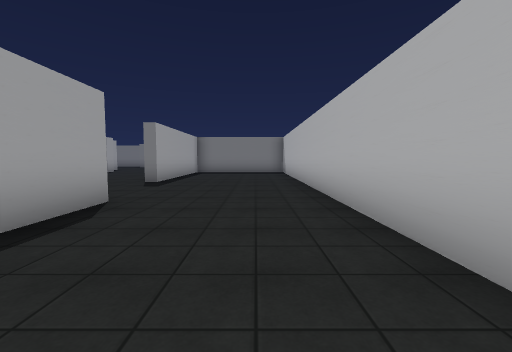
view 1 (above)

24 first-person views from a walk through a scene from a Unity 3-D project. The camera is 1.4 m above the floor, tilts 4° down and sees 90° across. The floor is counted in squares, 2 m on a side. Each view is taken from the middle of a square. On the plan, view 1 faces up. The plan holds only what a view shows up to about 9 squares ahead; the rest is blank. The place goes on beyond the plan. Some surface patterns are stand-ins.

view 2
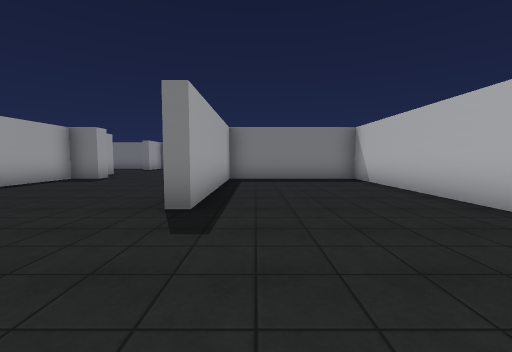

view 3
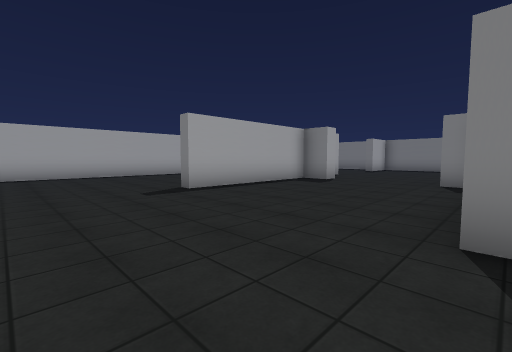

view 4
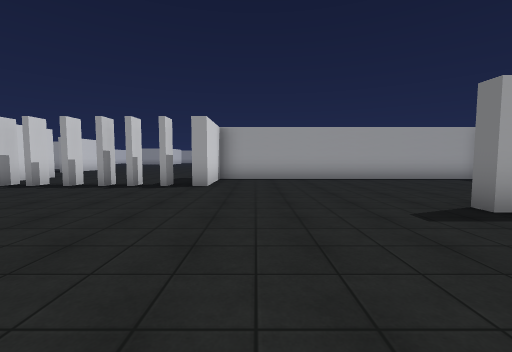

view 5
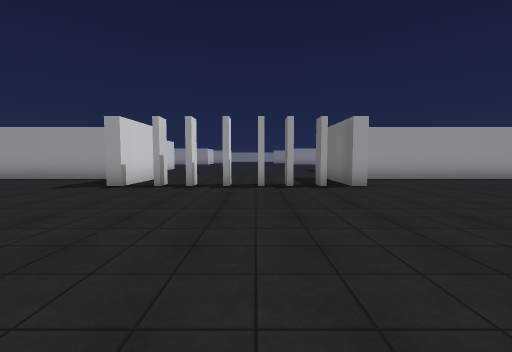

view 6
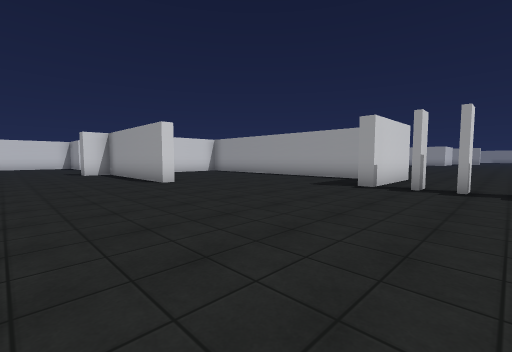

view 7
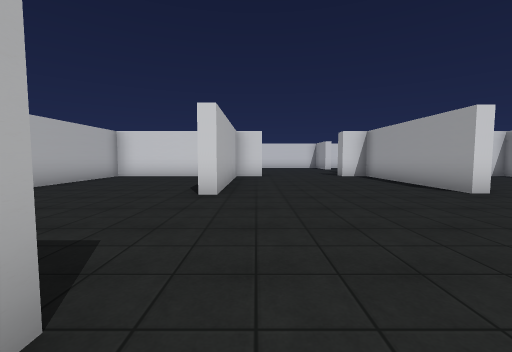

view 8
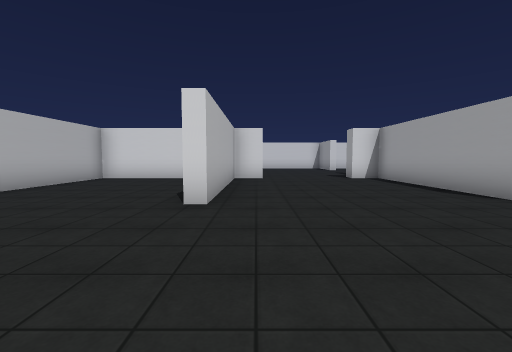

view 9
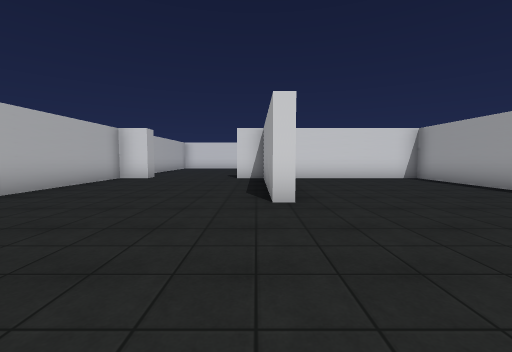

view 10
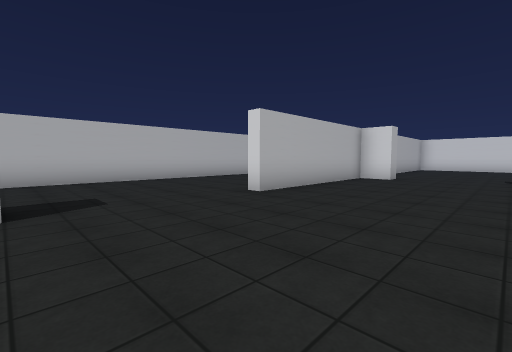

view 11
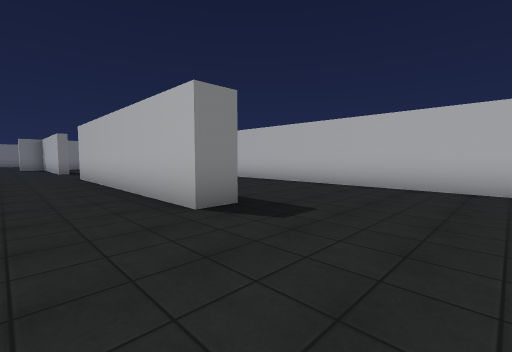

view 12
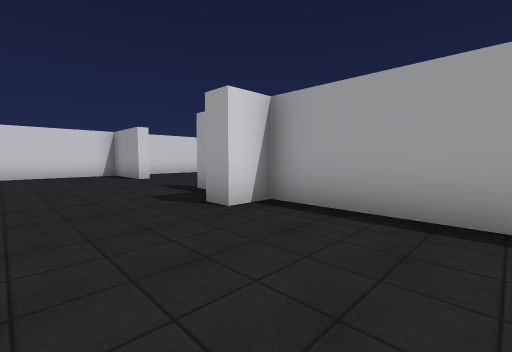

view 13
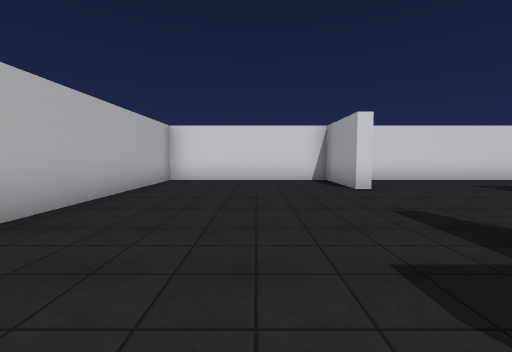

view 14
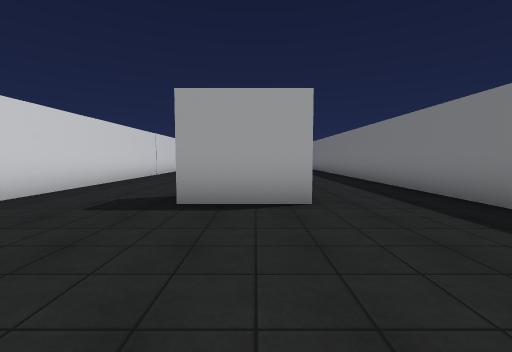

view 15
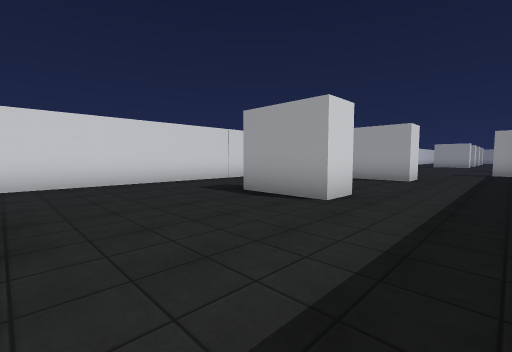

view 16
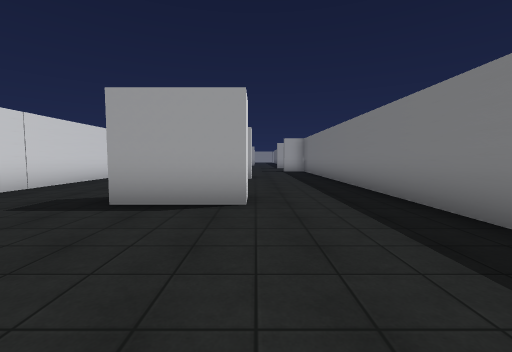

view 17
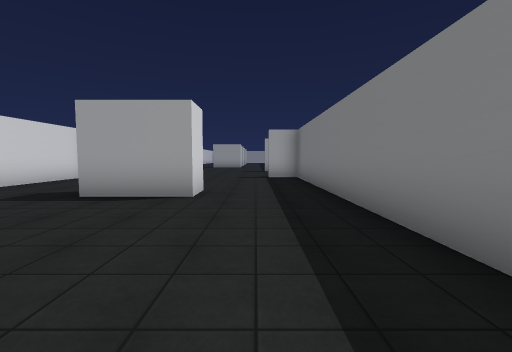

view 18
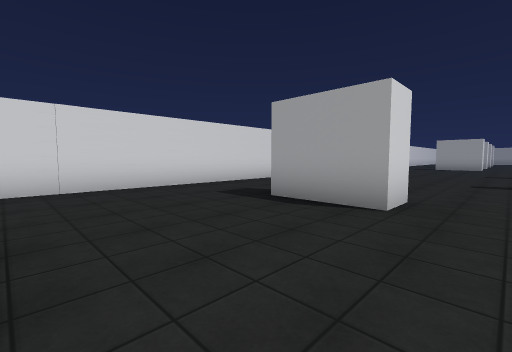

view 19
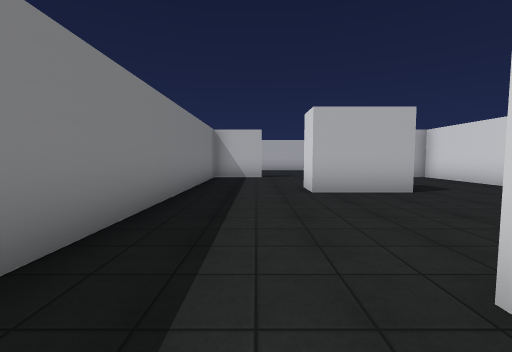

view 20
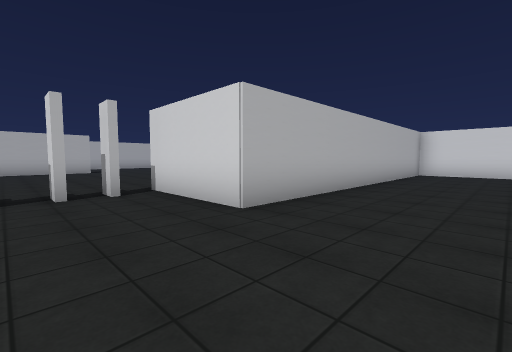

view 21
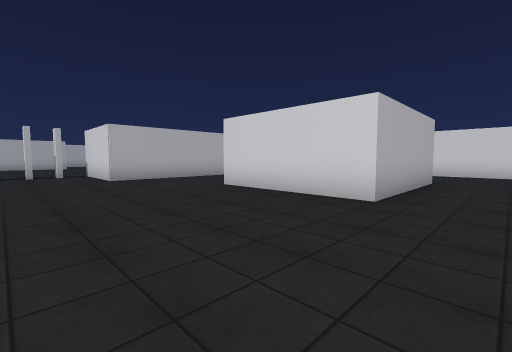

view 22
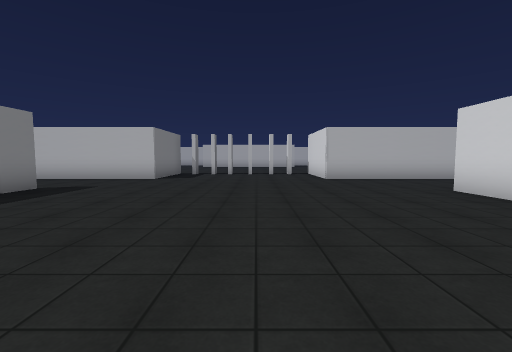

view 23
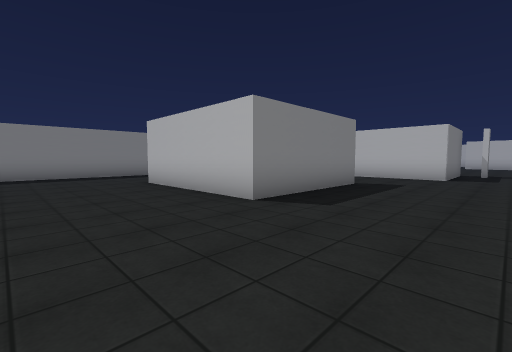

view 24
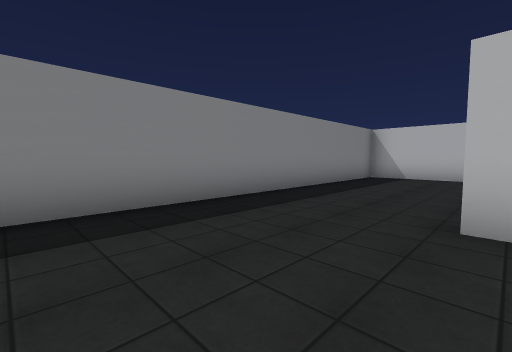

### Floor plan
Points are (right, up) in squares from view 1. A wall is a line through its corners. A room is listed if a view was taken in it or the views show most of it. See-through windows are left out.
Room 1 (views 1, 2, 3, 4, 5, 6, 7, 8, 9, 10, 11, 12, 13, 14, 20, 21, 22, 23, 24)
walls: (-12, -0.6) (-11.2, -0.6); (-12, -1.4) (-11.4, -1.4); (-11.4, 2.6) (-11.9, 2.6); (-12, 2.8) (-11.2, 2.8); (-13.6, -3.6) (-13.6, -11.9) (-9.4, -11.9); (-8.8, -6.9) (-8.3, -6.9); (-8.8, -7) (-8.3, -7) (-8.3, -11.9) (-7.3, -11.9) (-7.3, -12.5); (-17.1, 5) (-21, 5) (-21, 9.4); (-2.4, -3) (-3.3, -3) (-3.3, 4.1); (-2.4, 4.1) (-2.4, 2.2); (-14.4, 9.9) (-14.4, 12.1); (-14.4, -10.1) (-14.4, -2.4) (-11.4, -2.4) (-11.4, -2.8); (-13.6, 12.4) (-13.6, 3.8) (-11.4, 3.8) (-11.4, 3.4) (-14.4, 3.4) (-14.4, 7.5); (-14.9, 12.6) (-24.1, 12.6); (-17.1, -11.9) (-16.1, -11.9); (-21.5, -8.5) (-21.5, -4.2) (-17.5, -4.2); (-7.3, 13.2) (-7.3, 12.6) (-8.3, 12.6) (-8.3, 8); (-8.3, -13.8) (-8.3, -14.2); (-4.2, -12.5) (-4.2, -11.9) (-3.3, -11.9) (-3.3, -6.9) (-2.9, -6.9); (-3.8, 12.6) (-4.2, 12.6); (-11.9, -15.1) (-11.9, -17.2); (-1.5, -11.9) (1.3, -11.9) (1.3, 12.6) (-2.9, 12.6) (-2.9, 7.5) (-3.4, 7.5); (-23.1, -11.9) (-22.1, -11.9); (-8.8, -17.8) (-8.3, -17.8) (-8.3, -20.2) (-3.3, -20.2) (-3.3, -14.6)
ways out: opening at (-10.5, -16) to room 2
Room 2 (views 15, 16, 17, 18, 19)
walls: (-17.8, -15.1) (-16.8, -15.1) (-16.8, -17.2); (-22.6, -15.1) (-21.6, -15.1) (-21.6, -17.2); (-12.8, -17.2) (-12.8, -15.1) (-11.9, -15.1); (-24.5, -20.2) (-9, -20.2); (-9, -12.5) (-24.5, -12.5)
ways out: opening at (-10.5, -16) to room 1

Where each view was taken, in squares from view 1:
view 1: 0 up, 0 right, facing up
view 2: 4 up, 2 left, facing up
view 3: 5 up, 3 left, facing up-left
view 4: 5 up, 5 left, facing left
view 5: 1 up, 5 left, facing left
view 6: 0 up, 5 left, facing down-left
view 7: 2 down, 4 left, facing down
view 8: 3 down, 4 left, facing down
view 9: 3 down, 8 left, facing down
view 10: 3 down, 7 left, facing down-right
view 11: 6 down, 5 left, facing up-right
view 12: 9 down, 5 left, facing down-left
view 13: 12 down, 6 left, facing down
view 14: 16 down, 8 left, facing left
view 15: 13 down, 13 left, facing down-left
view 16: 15 down, 13 left, facing left
view 17: 14 down, 17 left, facing left
view 18: 14 down, 18 left, facing down-left
view 19: 14 down, 18 left, facing right
view 20: 0 up, 17 left, facing down-right
view 21: 0 up, 23 left, facing down-right
view 22: 0 up, 23 left, facing right
view 23: 2 up, 24 left, facing up-right
view 24: 9 up, 24 left, facing up-right
